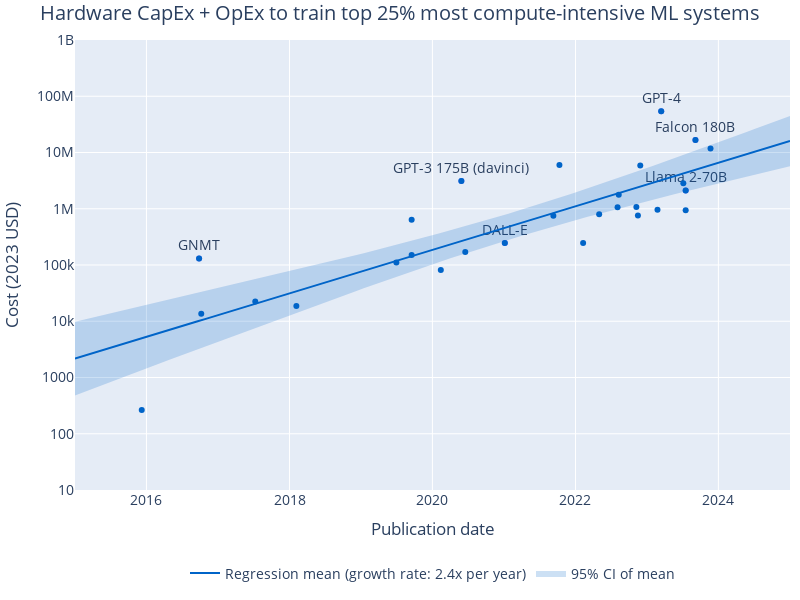

The code cell stored with this chart in its notebook:
### Code cell
label_systems = ['GNMT', 'DALL-E', 'GPT-3 175B (davinci)', 'PaLM (540B)', 'Llama 2-70B', 'Falcon 180B', 'GPT-4', 'Gemini Ultra']

fig = px.scatter(
    cost_df.loc[cost_df['System'].isin(label_systems)],
    x='Publication date',
    y='Cost (inflation-adjusted)',
    text='System',
    log_y=True,
)

fig.add_scatter(
    x=cost_df['Publication date'],
    y=cost_df['Cost (inflation-adjusted)'],
    mode='markers',
    showlegend=False,
)

# Marker color
fig.update_traces(
    marker=dict(
        color='rgb(0,100,200)',
    ),
    selector=dict(mode='markers'),
)

# Shade in CI
fig.add_scatter(
    x=predicted_cost_df['Publication date'],
    y=10**predicted_cost_df['mean_ci_lower'],
    mode='lines',
    line=dict(width=0),
    showlegend=False,
)
fig.add_scatter(
    x=predicted_cost_df['Publication date'],
    y=10**predicted_cost_df['mean_ci_upper'],
    mode='lines',
    fill='tonexty',
    fillcolor='rgba(0,100,200,0.2)',
    line=dict(width=0),
    name='95% CI of mean',
)
fig.add_scatter(
    x=predicted_cost_df['Publication date'],
    y=10**predicted_cost_df['mean'],
    mode='lines',
    line=dict(color='rgb(0,100,200)'),
    name=f'Regression mean (growth rate: {10**reg_results.params[1]:.1f}x per year)',
)

fig.update_traces(textposition='top center')

# axis limits
fig.update_xaxes(range=['2015-01-01', '2025-01-01'])
fig.update_yaxes(range=[1, 9])

# legend on top
fig.update_layout(legend=dict(
    orientation='h',
    yanchor='top',
    y=-0.15,
    xanchor='center',
    x=0.5,
))

# axis labels
fig.update_xaxes(title_text='Publication date')
fig.update_yaxes(title_text='Cost (2023 USD)')

# title
fig.update_layout(title_text=plot_title_lookup[estimation_method])

# update size
fig.update_layout(
    autosize=False,
    width=800,
    height=600,
    title_x=0.5,
)

# font size
fig.update_layout(
    font=dict(
        size=14,
    )
)

# axis limits
fig.update_xaxes(range=[pred_start_date, pred_end_date])

# margins
fig.update_layout(margin=dict(l=10, r=10, t=40, b=10))

save_plot(fig, results_dir, 'cost_regression')

fig.show()
